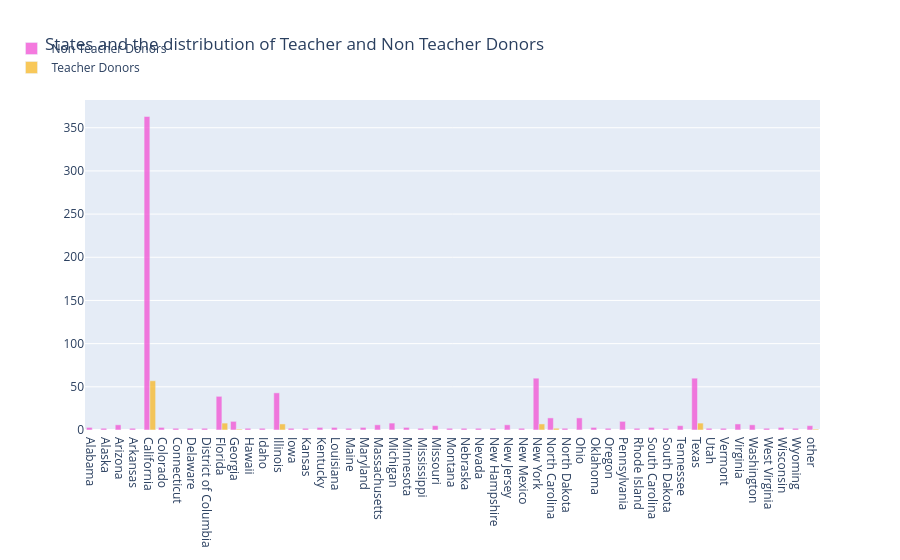

This figure's notebook cell:
### Code cell
# which city and state has maximum teacher donors 
tempdf = donors_df.groupby(['Donor State', 'Donor Is Teacher']).agg({'Donor Is Teacher' : 'count' }).rename(columns={'Donor Is Teacher' : 'Teacher Donor Counts'}).reset_index()

no_df = tempdf[tempdf['Donor Is Teacher']=='No']
no_x = no_df['Donor State']
no_y = no_df['Teacher Donor Counts']
yes_df = tempdf[tempdf['Donor Is Teacher']=='Yes']
yes_x = yes_df['Donor State']
yes_y = yes_df['Teacher Donor Counts']

trace1 = go.Bar(
    x=no_x,
    y=no_y,
    name='Non Teacher Donors',
    marker=dict(color='#f259d6'),
    opacity=0.8
)
trace2 = go.Bar(
    x=yes_x,
    y=yes_y,
    name='Teacher Donors',
    marker=dict(color='#f7bb31'),
    opacity=0.8
)

data = [trace1, trace2]
layout = go.Layout(
    barmode='group',
    legend=dict(dict(x=-.1, y=1.2)),
    margin=dict(b=120),
    title = 'States and the distribution of Teacher and Non Teacher Donors',
)

fig = go.Figure(data=data, layout=layout)
iplot(fig, filename='grouped-bar')

### Figure 1 — Plotly figure (JSON) as saved in the notebook; plotly's stock layout.template omitted (floating-point values rounded to 4 significant figures)
{"data": [{"marker": {"color": "#f259d6"}, "name": "Non Teacher Donors", "opacity": 0.8, "type": "bar", "x": ["Alabama", "Alaska", "Arizona", "Arkansas", "California", "Colorado", "Connecticut", "Delaware", "District of Columbia", "Florida", "Georgia", "Hawaii", "Idaho", "Illinois", "Iowa", "Kansas", "Kentucky", "Louisiana", "Maine", "Maryland", "Massachusetts", "Michigan", "Minnesota", "Mississippi", "Missouri", "Montana", "Nebraska", "Nevada", "New Hampshire", "New Jersey", "New Mexico", "New York", "North Carolina", "North Dakota", "Ohio", "Oklahoma", "Oregon", "Pennsylvania", "Rhode Island", "South Carolina", "South Dakota", "Tennessee", "Texas", "Utah", "Vermont", "Virginia", "Washington", "West Virginia", "Wisconsin", "Wyoming", "other"], "y": [3, 2, 6, 2, 363, 3, 2, 2, 2, 39, 10, 2, 2, 43, 2, 2, 3, 3, 2, 3, 6, 8, 3, 2, 5, 2, 2, 2, 2, 6, 2, 60, 14, 2, 14, 3, 2, 10, 2, 3, 2, 5, 60, 2, 2, 7, 6, 2, 3, 2, 5]}, {"marker": {"color": "#f7bb31"}, "name": "Teacher Donors", "opacity": 0.8, "type": "bar", "x": ["California", "Florida", "Georgia", "Illinois", "New York", "North Carolina", "Texas", "other"], "y": [57, 8, 1, 7, 7, 2, 8, 1]}], "layout": {"barmode": "group", "legend": {"x": -0.1, "y": 1.2}, "margin": {"b": 120}, "title": {"text": "States and the distribution of Teacher and Non Teacher Donors"}}}
